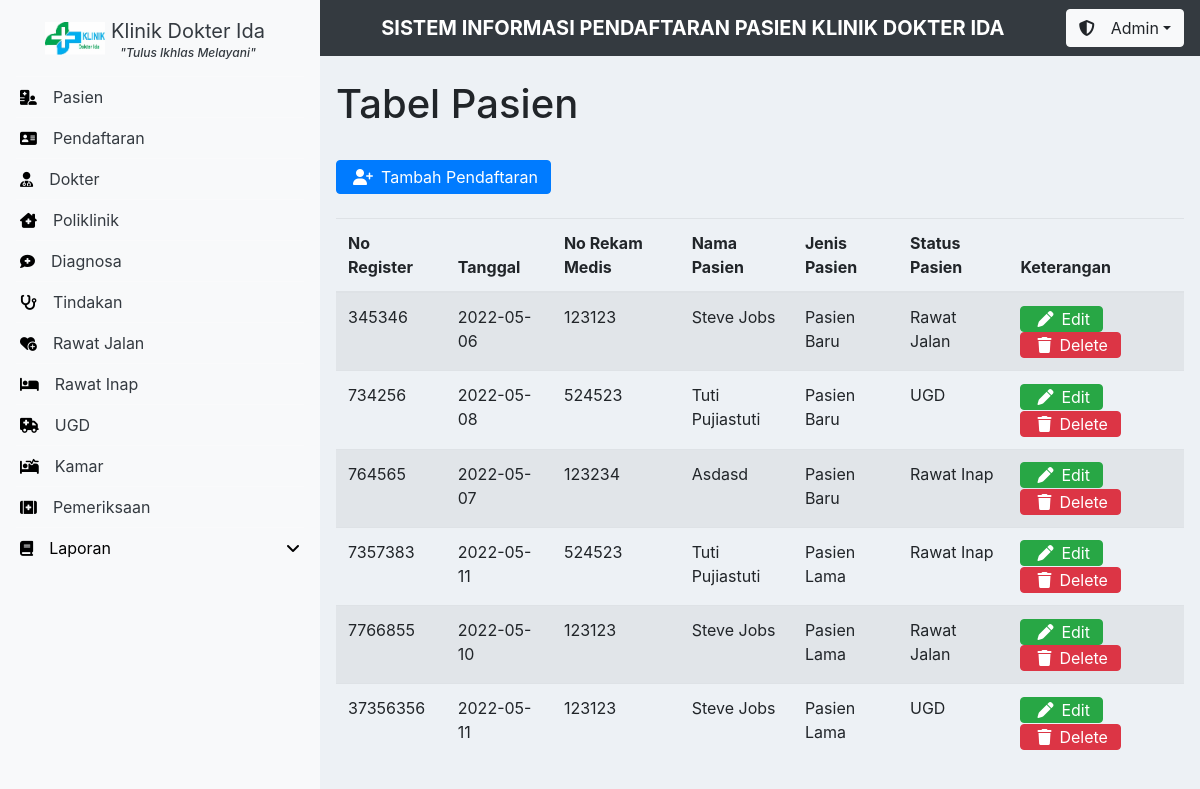
The page /dashboard.php?tab=pendaftaran (signed in) on the database its author committed.
### tables this page shows
CREATE TABLE `pendaftaran` (
  `noreg` int(6) NOT NULL,
  `tglreg` date NOT NULL,
  `no_rm` int(6) NOT NULL,
  `nama_pasien` varchar(36) NOT NULL,
  `jenis_pasien` enum('Pasien Lama','Pasien Baru') NOT NULL,
  `status_pasien` enum('Rawat Jalan','Rawat Inap','UGD') DEFAULT NULL,
  PRIMARY KEY (`noreg`),
  KEY `rm_to_pendaftaran` (`no_rm`),
  CONSTRAINT `rm_to_pendaftaran` FOREIGN KEY (`no_rm`) REFERENCES `pasien` (`no_rm`) ON DELETE CASCADE ON UPDATE CASCADE
);

CREATE TABLE `pasien` (
  `no_rm` int(6) NOT NULL,
  `nama_pasien` varchar(36) NOT NULL,
  `jkel` varchar(1) NOT NULL,
  `tgl_lahir` date NOT NULL,
  `agama` enum('Islam','Hindu','Katolik','Kristen','Budha') NOT NULL,
  `status_perkawinan` enum('Belum Menikah','Menikah') NOT NULL,
  `alamat` varchar(55) NOT NULL,
  `telepon` bigint(15) NOT NULL,
  PRIMARY KEY (`no_rm`)
);

### functions.php (called while the page is built, shortened)
<?php
$conn = mysqli_connect('localhost', 'root', '', 'klinik-ida');
function query($query)
{
    global $conn;
    $result = mysqli_query($conn, $query);
    $rows = [];
    while ($row = mysqli_fetch_assoc($result)) {
        $rows[] = $row;
    }
    return $rows;
}

### pendaftaran.php (the view)
<h1>Tabel Pasien</h1>
<?php
$data = query('select pendaftaran.*, pasien.nama_pasien from pendaftaran join pasien on pendaftaran.no_rm=pasien.no_rm');
?>
<a href="dashboard.php?tab=formPendaftaran" class="btn btn-primary pl-3 py-1 mt-4 mb-4"><i class="fa-solid fa-user-plus pr-2"></i>Tambah
    Pendaftaran</a>
<table class="table table-striped">
    <thead>
        <tr>
            <th scope="col">No Register</th>
            <th scope="col">Tanggal</th>
            <th scope="col">No Rekam Medis</th>
            <th scope="col">Nama Pasien</th>
            <th scope="col">Jenis Pasien</th>
            <th scope="col">Status Pasien</th>
            <th scope="col">Keterangan</th>
        </tr>
    </thead>
    <tbody>
        <?php foreach ($data as $dt) { ?>
            <tr>
                <td> <?= $dt['noreg'] ?></td>
                <td> <?= $dt['tglreg'] ?></td>
                <td> <?= $dt['no_rm'] ?></td>
                <td> <?= $dt['nama_pasien'] ?></td>
                <td> <?= $dt['jenis_pasien'] ?></td>
                <td> <?= $dt['status_pasien'] ?></td>
                <td>
                    <a href="dashboard.php?tab=editPendaftaran&id=<?= $dt['noreg'] ?>" class="btn btn-success pl-3 py-0"><i class="fa-solid fa-pen pr-2"></i>Edit</a>
                    <a href="dashboard.php?tab=deletePendaftaran&id=<?= $dt['noreg'] ?>" class="btn btn-danger pl-3 py-0" onclick="return confirm('Are you sure you want to delete this item?');"><i class="fa-solid fa-trash pr-2"></i>Delete</a>
                </td>
            </tr>
        <?php } ?>
    </tbody>
</table>

### dashboard.php (shortened to what this page needs)
<!DOCTYPE html>
<html lang="en">
<head>
    <link rel="stylesheet" href="https://cdn.jsdelivr.net/npm/bootstrap@4.3.1/dist/css/bootstrap.min.css">
    <link rel="stylesheet" href="css/style.css">
</head>
<body class="d-flex">
    <section id="navbar" class="bg-light bg-opacity-25 p-3">
        <a href="dashboard.php" class="text-decoration-none">
            <div class="nav-menu d-flex align-items-center justify-content-center pb-3">
                <div class="logo-image d-flex align-items-center justify-content-center" style="width:40px; height:40px;">
                    <img src="asset/logo.png" alt="" width="60">
                </div>
                <div class="text-center">
                    <p class="text-dark fw-bold m-0 pl-3" style="font-size:20px;">Klinik Dokter Ida</p>
                    <h6 class="text-dark fw-bold m-0 pl-3" style="font-size:12px; font-style: italic">"Tulus Ikhlas Melayani"</h6>
                </div>
            </div>
        </a>
        <a href="dashboard.php?tab=pasien" class="text-decoration-none">
            <div class="nav-menu">
                <div class="nav-list py-2">
                    <div class="nav-item position-relative d-flex align-items-center pl-1">
                        <i class="fa-solid fa-hospital-user" style="font-size:15px; color: black"></i>
                        <p class="text-dark fw-bold m-0 pl-3">Pasien
                        </p>
                    </div>
                </div>
            </div>
        </a>
        <a href="dashboard.php?tab=pendaftaran" class="text-decoration-none">
            <div class="nav-menu">
                <div class="nav-list py-2">
                    <div class="nav-item position-relative d-flex align-items-center pl-1">
                        <i class="fa-solid fa-address-card" style="font-size:15px; color: black"></i>
                        <p class="text-dark fw-bold m-0 pl-3">Pendaftaran
                        </p>
                    </div>
                </div>
            </div>
        </a>
        <a href="dashboard.php?tab=dokter" class="text-decoration-none">
            <div class="nav-menu">
                <div class="nav-list py-2">
                    <div class="nav-item position-relative d-flex align-items-center pl-1">
                        <i class="fa-solid fa-user-doctor" style="font-size:15px; color: black"></i>
                        <p class="text-dark fw-bold m-0 pl-3">Dokter
                        </p>
                    </div>
                </div>
            </div>
        </a>
        <a href="dashboard.php?tab=poliklinik" class="text-decoration-none">
            <div class="nav-menu">
                <div class="nav-list py-2">
                    <div class="nav-item position-relative d-flex align-items-center pl-1">
                        <i class="fa-solid fa-house-chimney-medical" style="font-size:15px; color: black"></i>
                        <p class="text-dark fw-bold m-0 pl-3">Poliklinik
                        </p>
                    </div>
                </div>
            </div>
        </a>
        <a href="dashboard.php?tab=diagnosa" class="text-decoration-none">
            <div class="nav-menu">
                <div class="nav-list py-2">
                    <div class="nav-item position-relative d-flex align-items-center pl-1">
                        <i class="fa-solid fa-comment-medical" style="font-size:15px; color: black"></i>
                        <p class="text-dark fw-bold m-0 pl-3">Diagnosa
                        </p>
                    </div>
                </div>
            </div>
        </a>
        <a href="dashboard.php?tab=tindakan" class="text-decoration-none">
            <div class="nav-menu">
                <div class="nav-list py-2">
                    <div class="nav-item position-relative d-flex align-items-center pl-1">
                        <i class="fa-solid fa-stethoscope" style="font-size:15px; color: black"></i>
                        <p class="text-dark fw-bold m-0 pl-3">Tindakan
                        </p>
                    </div>
                </div>
            </div>
        </a>
        <a href="dashboard.php?tab=rajal" class="text-decoration-none">
            <div class="nav-menu">
                <div class="nav-list py-2">
                    <div class="nav-item position-relative d-flex align-items-center pl-1">
                        <i class="fa-solid fa-heart-circle-plus" style="font-size:15px; color: black"></i>
                        <p class="text-dark fw-bold m-0 pl-3">Rawat Jalan
                        </p>
                    </div>
                </div>
            </div>
        </a>
        <a href="dashboard.php?tab=ranap" class="text-decoration-none">
            <div class="nav-menu">
                <div class="nav-list py-2">
                    <div class="nav-item position-relative d-flex align-items-center pl-1">
                        <i class="fa-solid fa-bed" style="font-size:15px; color: black"></i>
                        <p class="text-dark fw-bold m-0 pl-3">Rawat Inap
                        </p>
                    </div>
                </div>
            </div>
        </a>
        <a href="dashboard.php?tab=ugd" class="text-decoration-none">
            <div class="nav-menu">
                <div class="nav-list py-2">
                    <div class="nav-item position-relative d-flex align-items-center pl-1">
                        <i class="fa-solid fa-truck-medical" style="font-size:15px; color: black"></i>
                        <p class="text-dark fw-bold m-0 pl-3">UGD
                        </p>
                    </div>
                </div>
            </div>
        </a>
        <a href="dashboard.php?tab=kamar" class="text-decoration-none">
            <div class="nav-menu">
                <div class="nav-list py-2">
                    <div class="nav-item position-relative d-flex align-items-center pl-1">
                        <i class="fa-solid fa-bed-pulse" style="font-size:15px; color: black"></i>
                        <p class="text-dark fw-bold m-0 pl-3">Kamar
                        </p>
                    </div>
                </div>
            </div>
        </a>
        <a href="dashboard.php?tab=pemeriksaan" class="text-decoration-none">
            <div class="nav-menu">
                <div class="nav-list py-2">
                    <div class="nav-item position-relative d-flex align-items-center pl-1">
                        <i class="fa-solid fa-kit-medical" style="font-size:15px; color: black"></i>
                        <p class="text-dark fw-bold m-0 pl-3">Pemeriksaan
                        </p>
                    </div>
                </div>
            </div>
        </a>
        <div class="nav-list py-2">
            <div class="nav-item position-relative d-flex align-items-center pl-1">
                <i class="fa-solid fa-book" style="font-size:15px; color: black"></i>
                <p class="text-black fw-bold m-0 pl-3">Laporan</p>
                <i class="fa-solid fa-angle-down ml-auto mr-1" style="color: black"></i>
            </div>
        </div>
    </section>
    <section id="content" class="position-relative">
        <nav class="navbar navbar-dark bg-dark d-flex justify-content-between mb-4">
            <a class="navbar-brand text-center" style="color:white; font-weight: bold;">SISTEM INFORMASI PENDAFTARAN PASIEN KLINIK DOKTER IDA</a>
            <div class="dropdown">
                <button class="btn btn-light my-2 my-sm-0 dropdown-toggle" type="button" id="dropdownMenuButton" data-toggle="dropdown" aria-haspopup="true" aria-expanded="false"><i class="fa-solid fa-shield-halved pr-3"></i>Admin</button>
            </div>
        </nav>
        <div class="postion-relative px-3">
            <?php
            require 'functions.php';
            if (isset($_GET["tab"])) {
                $file = $_GET["tab"];
                require "$file.php";
            } else {
                require "menu.html";
            }
            ?>
        </div>
    </section>
</body>
</html>

### css/style.css (style rules this page uses)
* { padding: 0; margin: 0; }
.text-black { color: black !important; }
#navbar { min-width: 320px; height: 100vh; overflow: auto; }
.nav-menu { border-bottom: 1px solid rgba(255, 255, 255, 0.19); }
.nav-item { border-radius: 10px; }
#content { background-color: #edf1f5; width: 1500px; height: 100vh; overflow: auto; }

### rows shown on the page
pendaftaran: noreg "345346", tglreg "2022-05-06", no_rm "123123", no_rm.nama_pasien "Steve Jobs", jenis_pasien "Pasien Baru", status_pasien "Rawat Jalan"
pendaftaran: noreg "734256", tglreg "2022-05-08", no_rm "524523", no_rm.nama_pasien "Tuti Pujiastuti", jenis_pasien "Pasien Baru", status_pasien "UGD"
pendaftaran: noreg "764565", tglreg "2022-05-07", no_rm "123234", no_rm.nama_pasien "Asdasd", jenis_pasien "Pasien Baru", status_pasien "Rawat Inap"
pendaftaran: noreg "7357383", tglreg "2022-05-11", no_rm "524523", no_rm.nama_pasien "Tuti Pujiastuti", jenis_pasien "Pasien Lama", status_pasien "Rawat Inap"
pendaftaran: noreg "7766855", tglreg "2022-05-10", no_rm "123123", no_rm.nama_pasien "Steve Jobs", jenis_pasien "Pasien Lama", status_pasien "Rawat Jalan"
pendaftaran: noreg "37356356", tglreg "2022-05-11", no_rm "123123", no_rm.nama_pasien "Steve Jobs", jenis_pasien "Pasien Lama", status_pasien "UGD"
